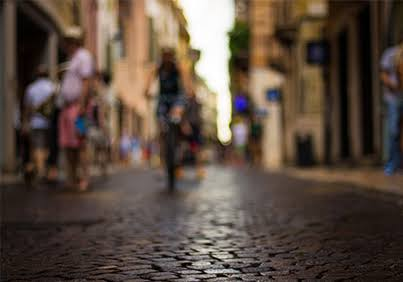
#> input picture 3.Hafta/input.jpg, 403 x 282 px, found by its file name
$ python task2_prewitt_yatay.py   (older library calls are emulated)
#> lines starting #> are read from the running program, lines starting #| are printed output that depends on the picture
import cv2
import numpy as np

# 1. Gri tonlamalı oku
img = cv2.imread("input.jpg", cv2.IMREAD_GRAYSCALE)
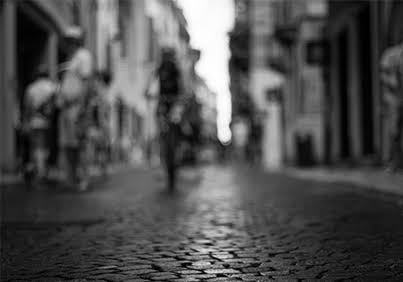
#> img: shape (282, 403); min 0, max 255, mean 78.5
if img is None:
    raise FileNotFoundError("input.jpg bulunamadı!")

# 2. Pürüzleri bastırmak için Gauss yumuşatma
blurred = cv2.GaussianBlur(img, (5, 5), 1.5)

# 3. 3x3 Yatay Prewitt Çekirdeği: [[-1, -1, -1], [0, 0, 0], [1, 1, 1]]
kernel_prewitt_h = np.array([[-1, -1, -1],
                             [ 0,  0,  0],
                             [ 1,  1,  1]], dtype=np.float32)

# Konvolüsyon
prewitt_h = cv2.filter2D(blurred, cv2.CV_64F, kernel_prewitt_h)
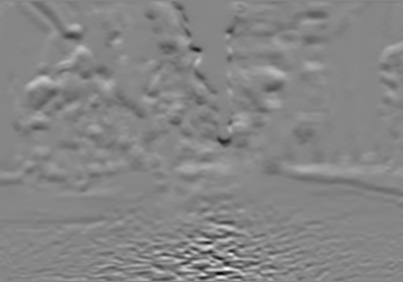
#> prewitt_h: shape (282, 403) float64; min -283, max 254, mean -1.2; drawn with min black and max white
prewitt_h_abs = np.abs(prewitt_h)
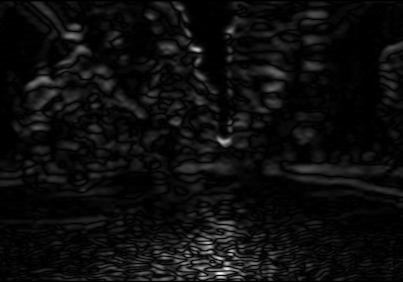
#> prewitt_h_abs: shape (282, 403) float64; min 0, max 283, mean 15.1; drawn with min black and max white

# 4. Normalize etme ve alt gürültüyü kesme
norm_img = (prewitt_h_abs / (np.max(prewitt_h_abs) + 1e-5)) * 255.0
norm_img = norm_img.astype(np.uint8)

_, temiz_kenar = cv2.threshold(norm_img, 40, 255, cv2.THRESH_TOZERO)
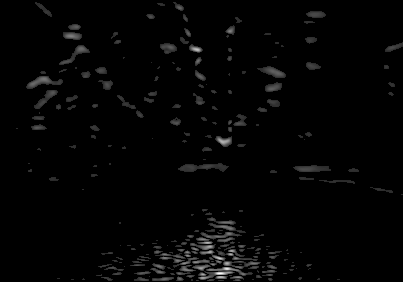
#> temiz_kenar: shape (282, 403); min 0, max 254, mean 4.4

cv2.imwrite("cikti_task2_prewitt_yatay.jpg", temiz_kenar)
print("Task 2 tamamlandı: 'cikti_task2_prewitt_yatay.jpg' temiz şekilde kaydedildi.")
